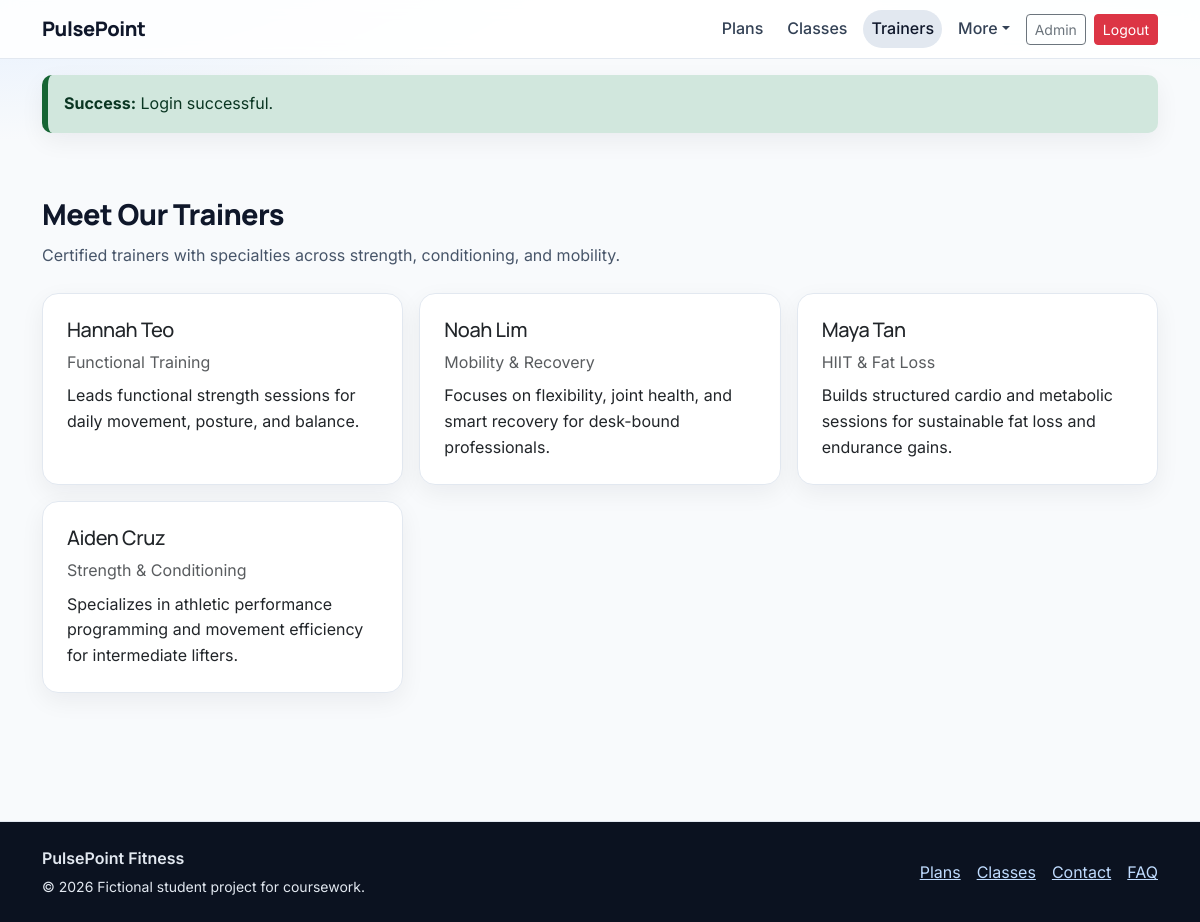
The page /trainers (signed in) on the database its author committed.
### tables this page shows
CREATE TABLE trainers (
  id INT AUTO_INCREMENT PRIMARY KEY,
  name VARCHAR(120) NOT NULL,
  specialty VARCHAR(120) NOT NULL,
  bio TEXT NOT NULL,
  image_path VARCHAR(255) DEFAULT NULL,
  status ENUM('active','inactive') NOT NULL DEFAULT 'active',
  created_at TIMESTAMP DEFAULT CURRENT_TIMESTAMP,
  updated_at TIMESTAMP DEFAULT CURRENT_TIMESTAMP ON UPDATE CURRENT_TIMESTAMP
);

### app/Core/helpers.php (called while the page is built, shortened)
<?php
function config(string $file): array
{
    static $cache = [];
    if (!isset($cache[$file])) {
        $cache[$file] = require __DIR__ . '/../../config/' . $file . '.php';
    }
    return $cache[$file];
}
function view(string $template, array $data = [], string $layout = 'main'): void
{
    extract($data, EXTR_SKIP);
    $viewPath = __DIR__ . '/../Views/' . $template . '.php';
    require $viewPath;
}
function e(?string $value): string
{
    return htmlspecialchars((string) $value, ENT_QUOTES, 'UTF-8');
}

### app/Core/Controller.php (called while the page is built, shortened)
<?php
class Controller
{
    protected function render(string $view, array $data = [], string $layout = 'main'): void
    {
        view($view, $data, $layout);
    }
}

### app/Controllers/HomeController.php (called while the page is built, shortened)
<?php
class HomeController extends Controller
{
    public function trainers(): void
    {
        $trainerModel = new TrainerModel();
        $this->render('pages/trainers', ['trainers' => $trainerModel->active(), 'title' => 'Trainers']);
    }
}

### public/index.php (called while the page is built, shortened)
<?php
require_once __DIR__ . '/../bootstrap.php';
$uri = parse_url($_SERVER['REQUEST_URI'] ?? '/', PHP_URL_PATH) ?: '/';
$method = $_SERVER['REQUEST_METHOD'] ?? 'GET';
$routes = config('routes');
$matched = null;
foreach ($routes as $route) {
    [$routeMethod, $routePath, $controllerName, $action, $middleware] = $route;
    if ($method === $routeMethod && $uri === $routePath) {
        $matched = $route;
        break;
    }
}
[, , $controllerName, $action, $middleware] = $matched;
$controller = new $controllerClass();
$controller->$action();

### app/Models/BaseModel.php (called while the page is built, shortened)
<?php
abstract class BaseModel
{
    public function __construct()
    {
        $this->db = Database::connection();
    }
}

### bootstrap.php (called while the page is built, shortened)
<?php
spl_autoload_register(function (string $class): void {
    $prefix = 'App\\';
    $baseDir = __DIR__ . '/app/';
    $relativeClass = substr($class, strlen($prefix));
    $file = $baseDir . str_replace('\\', '/', $relativeClass) . '.php';
});
require_once __DIR__ . '/app/Core/helpers.php';

### config/database.php (called while the page is built, shortened)
<?php
return [
    'host' => getenv('DB_HOST') ?: '127.0.0.1',
    'port' => (int) (getenv('DB_PORT') ?: 3306),
    'name' => getenv('DB_NAME') ?: 'pulsepoint_fitness',
    'user' => getenv('DB_USER') ?: 'root',
    'pass' => getenv('DB_PASS') ?: '',
    'charset' => 'utf8mb4',
];

### app/Core/Database.php (called while the page is built, shortened)
<?php
class Database
{
    private static ?PDO $pdo = null;
    public static function connection(): PDO
    {
        if (self::$pdo !== null) {
            return self::$pdo;
        }
        $db = config('database');
        $dsn = sprintf(
            'mysql:host=%s;port=%d;dbname=%s;charset=%s',
            $db['host'],
            $db['port'],
            $db['name'],
            $db['charset']
        );
        try {
            self::$pdo = new PDO($dsn, $db['user'], $db['pass'], [
                PDO::ATTR_ERRMODE => PDO::ERRMODE_EXCEPTION,
                PDO::ATTR_DEFAULT_FETCH_MODE => PDO::FETCH_ASSOC,
                PDO::ATTR_EMULATE_PREPARES => false,
            ]);
        } catch (PDOException $e) {
            http_response_code(500);
            error_log('Database connection failed: ' . $e->getMessage());
            $app = config('app');
            if (($app['debug'] ?? false) === true) {
                exit('Database connection failed: ' . $e->getMessage());
            }
            exit('Database connection failed.');
        }
        return self::$pdo;
    }
}

### app/Models/TrainerModel.php (called while the page is built, shortened)
<?php
class TrainerModel extends BaseModel
{
    public function active(): array
    {
        $stmt = $this->db->prepare('SELECT * FROM trainers WHERE status = :status ORDER BY id DESC');
        $stmt->execute(['status' => 'active']);
        return $stmt->fetchAll();
    }
}

### app/Views/pages/trainers.php (the view)
<section class="container page-shell">
  <h1 class="section-title">Meet Our Trainers</h1>
  <p class="section-subtitle">Certified trainers with specialties across strength, conditioning, and mobility.</p>
  <div class="row g-3">
    <?php foreach ($trainers as $trainer): ?>
      <div class="col-md-4">
        <article class="card h-100">
          <div class="card-body p-4">
            <h2 class="h5"><?= e($trainer['name']) ?></h2>
            <p class="text-muted mb-2"><?= e($trainer['specialty']) ?></p>
            <p class="mb-0"><?= e($trainer['bio']) ?></p>
          </div>
        </article>
      </div>
    <?php endforeach; ?>
  </div>
</section>

### public/assets/css/styles.css (style rules this page uses)
:root { --pp-bg: #f8fafc; --pp-bg-soft: #f1f5f9; --pp-surface: #ffffff; --pp-surface-alt: #f8fafc; --pp-text: #0f172a; --pp-muted: #475569; --pp-border: #e2e8f0; --pp-primary: #2563eb; --pp-primary-strong: #1d4ed8; --pp-accent: #0f766e; --pp-danger: #b91c1c; --pp-success: #166534; --pp-warning: #854d0e; --pp-focus: #0ea5e9; --pp-shadow-1: 0 8px 24px rgba(15, 23, 42, 0.06); --pp-shadow-2: 0 16px 40px rgba(15, 23, 42, 0.1); --pp-radius-lg: 16px; --pp-radius-md: 12px; --pp-radius-sm: 10px; --pp-space-1: 0.25rem; --pp-space-2: 0.5rem; --pp-space-3: 0.75rem; --pp-space-4: 1rem; --pp-space-5: 1.5rem; --pp-space-6: 2rem; --pp-space-7: 3rem; --pp-space-8: 4rem; }
* { box-sizing: border-box; }
html { font-size: 16px; scroll-behavior: smooth; }
body { font-family: "Inter", "Segoe UI", Tahoma, sans-serif; color: var(--pp-text); line-height: 1.6; background: radial-gradient(1000px 360px at -5% -10%, #dbeafe 0%, transparent 65%), radial-gradient(1000px 400px at 110% -20%, #ccfbf1 0%, transparent 65%), var(--pp-bg); }
h1, h2, h3, h4, h5, h6, .section-title, .navbar-brand { font-family: "Manrope", "Segoe UI", Tahoma, sans-serif; letter-spacing: -0.02em; }
.page-shell { padding-block: var(--pp-space-7); }
.section-title { font-size: clamp(1.55rem, 2.4vw, 2.3rem); font-weight: 800; margin-bottom: var(--pp-space-3); }
.section-subtitle { color: var(--pp-muted); max-width: 62ch; margin-bottom: var(--pp-space-5); }
.card, .surface-card { border-radius: var(--pp-radius-lg); border: 1px solid var(--pp-border); box-shadow: var(--pp-shadow-1); background: var(--pp-surface); }
.pp-fade-in { animation: ppFadeIn 260ms ease-out; }

### rows shown on the page
trainers: name "Hannah Teo", specialty "Functional Training", bio "Leads functional strength sessions for daily movement, posture, and balance."
trainers: name "Noah Lim", specialty "Mobility & Recovery", bio "Focuses on flexibility, joint health, and smart recovery for desk-bound professionals."
trainers: name "Maya Tan", specialty "HIIT & Fat Loss", bio "Builds structured cardio and metabolic sessions for sustainable fat loss and endurance gains."
trainers: name "Aiden Cruz", specialty "Strength & Conditioning", bio "Specializes in athletic performance programming and movement efficiency for intermediate lifters."

### other values the page prints
$msg "Login successful."
